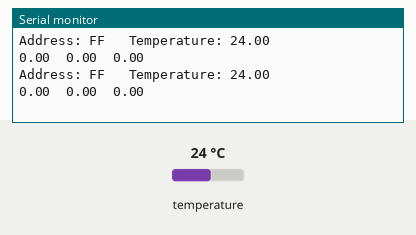
This sketch was run on a simulated Arduino Mega 2560, built with avr-gcc and run on an emulated ATmega2560. Shown: the last lines printed to the serial monitor. The inputs (shaded band) are chosen by the test bench; at power-on: temperature 24 °C.

Above: at 5.1 s.
5.2 s: temperature set to 12 °C
At 7.7 s:
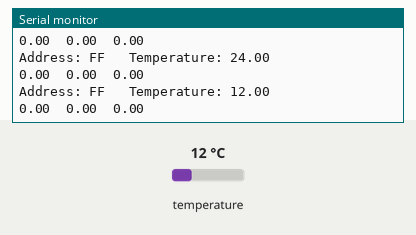
8.5 s: temperature set to 19 °C
At 10.1 s:
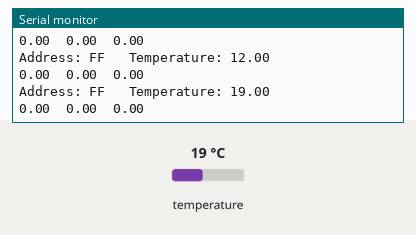
Timing chart, 0 to 11.6 s (numbered marks = the images above; inputs shaded):
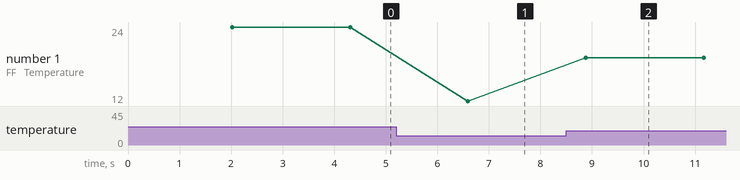

Measured:
- after the input at 5.2 s, the serial monitor: prints a new line after 1.4 s (image 1)
- after the input at 8.5 s, the serial monitor: prints a new line after 0.38 s (image 2)
- plotted number 1: 24 → 12 after the input at 5.2 s, 12 → 19 after the input at 8.5 s

The sketch:

DS18B20_1bus.ino
```cpp
#include <OneWire.h>

/* DS18S20 Temperature chip i/o */

OneWire  ds(23);  // on pin 23

//#define DEBUG
#define DEBUG2

#define DS18S20_ID 0x10
#define DS18B20_ID 0x28

float temp1;
float temp2;
float temp3;

void setup(void) {
  Serial.begin(9600);
}

void loop(void) {

  byte i;
  byte present = 0;
  byte data[12];
  byte addr[8];

  if ( !ds.search(addr)) {
    #ifdef DEBUG
      Serial.print("No more addresses.\n");
    #endif
    ds.reset_search();
    delay(250);
    return;
  }

  #ifdef DEBUG
  Serial.print("R=");
  for( i = 0; i < 8; i++) {
    Serial.print(addr[i], HEX);
    Serial.print(" ");
  }
  #endif

  if ( OneWire::crc8( addr, 7) != addr[7]) {
      #ifdef DEBUG
        Serial.print("CRC is not valid!\n");
      #endif
      return;
  }

  if ( addr[0] != DS18B20_ID) {
      Serial.print("Device is not a DS18S20 family device.\n");
      return;
  }

  // The DallasTemperature library can do all this work for you!

  ds.reset();
  ds.select(addr);
  ds.write(0x44,1);         // start conversion, with parasite power on at the end

  delay(2000);     // maybe 750ms is enough, maybe not
  // we might do a ds.depower() here, but the reset will take care of it.

  present = ds.reset();
  ds.select(addr);
  ds.write(0xBE);         // Read Scratchpad

  #ifdef DEBUG
    Serial.print("P=");
    Serial.print(present,HEX);
    Serial.print(" ");
  #endif

  for ( i = 0; i < 9; i++) {           // we need 9 bytes
    data[i] = ds.read();
    #ifdef DEBUG
      Serial.print(data[i], HEX);
      Serial.print(" ");
    #endif
  }
  #ifdef DEBUG
    Serial.print(" CRC=");
    Serial.print( OneWire::crc8( data, 8), HEX);
    Serial.println();
  #endif


  #ifdef DEBUG2
    Serial.print("Address: ");         Serial.print(addr[1], HEX);
    Serial.print("\t Temperature: ");  Serial.print(  ( (data[1] << 8) + data[0] )*0.0625  );
    Serial.println();
  #endif

  // Modify the following addresses according to the sensors addresses
 if (addr[1] == 0x1D) { temp1 = ( (data[1] << 8) + data[0] )*0.0625; }
 if (addr[1] == 0x1B) { temp2 = ( (data[1] << 8) + data[0] )*0.0625; }
 if (addr[1] == 0x4F) { temp3 = ( (data[1] << 8) + data[0] )*0.0625; }

  Serial.print(temp1);Serial.print("\t");
  Serial.print(temp2);Serial.print("\t");
  Serial.print(temp3);
  Serial.println();

}
```
